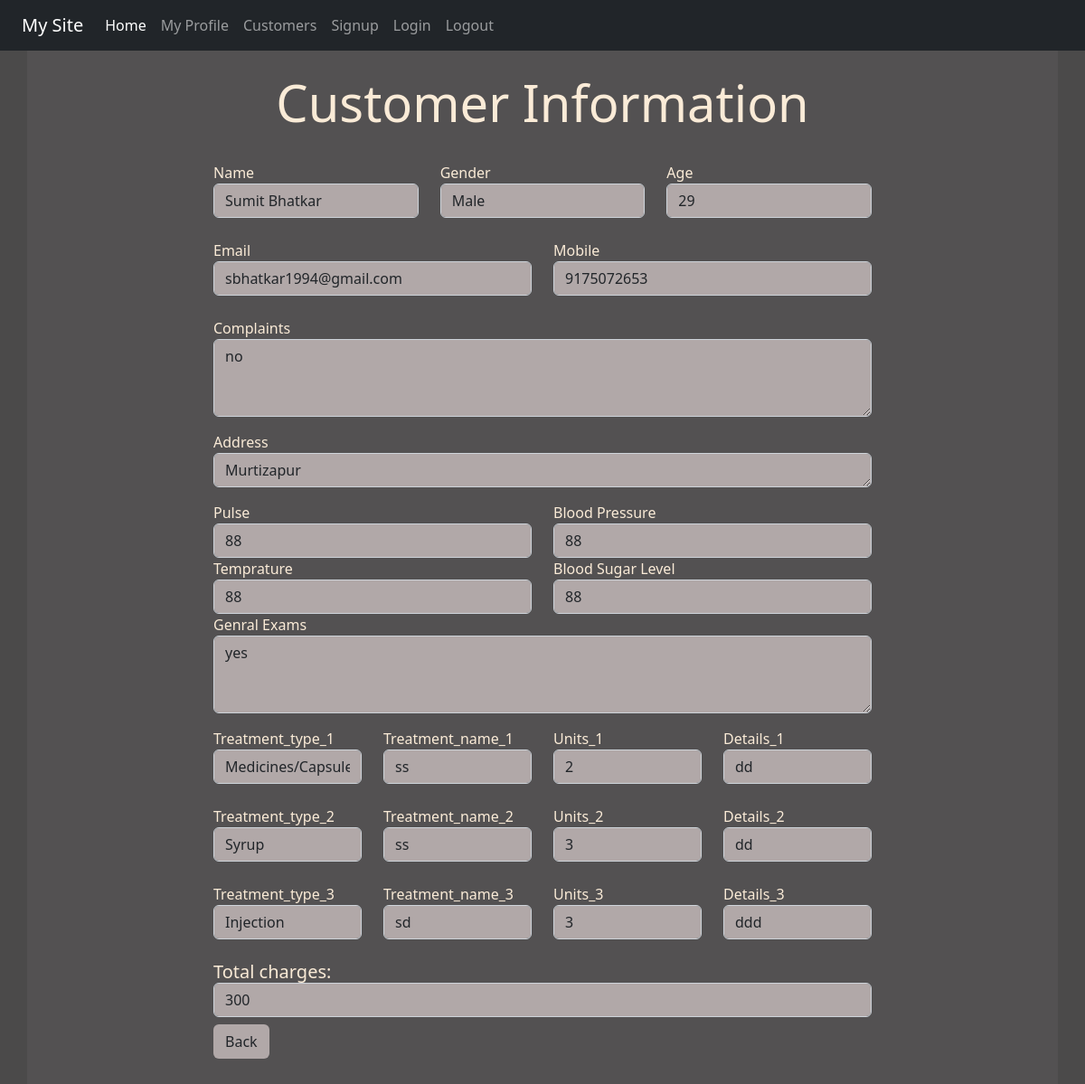
The page /customerall/6 (signed in) on the database its author committed.
### reg/models.py (models this page shows, shortened)
class Customer(models.Model):
    Treatment_Choices = (
        ('Injection','Injection'),('Medicines/Capsules','Medicines/Capsules'),('Syrup' , 'Syrup'),('Tube','Tube')
        )
    GENDER_CHOICES = (
        ('M', 'Male'),
        ('F', 'Female'),
        ('T', 'Transgender')
    )
    created_at = models.DateField(auto_now_add=True, null=True)
    name = models.CharField(max_length=25,blank=True,null=True)
    age = models.IntegerField(blank=True,null=True)
    gender = models.CharField(max_length=1, choices=GENDER_CHOICES,blank=True,null=True)
    email = models.EmailField(max_length=25,blank=True,null=True)
    mobile = models.IntegerField(blank=True,null=True)
    address = models.CharField(max_length=100,blank=True,null=True)
    city = models.CharField(max_length=10,blank=True,null=True)
    complaints = models.CharField(max_length=100,blank=True,null=True)
    pulse = models.CharField(max_length=10,blank=True,null=True)
    blood_pressure = models.CharField(max_length=10,blank=True,null=True)
    temprature = models.CharField(max_length=10,blank=True,null=True)
    blood_suger_level = models.CharField(max_length=10,blank=True,null=True)
    genral_exams = models.CharField(max_length=100,null=True,blank=True)
    treatment_type_1 = models.CharField(max_length=100, choices=Treatment_Choices,blank=True,null=True)
    treatment_name_1 = models.CharField(max_length=100,blank=True,null=True)
    units_1 = models.IntegerField(blank=True,null=True)
    details_1 = models.CharField(max_length=90,blank=True,null=True)
    treatment_type_2 = models.CharField(max_length=100, choices=Treatment_Choices,blank=True,null=True)
    treatment_name_2 = models.CharField(max_length=100,blank=True)
    units_2 = models.IntegerField(blank=True,null=True)
    details_2 = models.CharField(max_length=90,blank=True)
    treatment_type_3 = models.CharField(max_length=100, choices=Treatment_Choices,blank=True,null=True)
    treatment_name_3 = models.CharField(max_length=100,blank=True,null=True)
    units_3 = models.IntegerField(blank=True,null=True)
    details_3 = models.CharField(max_length=90,blank=True,null=True)
    treatment_type_4 = models.CharField(max_length=100, choices=Treatment_Choices,blank=True,null=True)
    treatment_name_4 = models.CharField(max_length=100,blank=True,null=True)
    units_4 = models.IntegerField(blank=True,null=True)
    details_4 = models.CharField(max_length=90,blank=True)
    treatment_type_5 = models.CharField(max_length=100, choices=Treatment_Choices,blank=True,null=True)
    treatment_name_5 = models.CharField(max_length=100,blank=True,null=True)
    units_5 = models.IntegerField(blank=True,null=True)
    details_5 = models.CharField(max_length=90,blank=True,null=True)
    treatment_type_6 = models.CharField(max_length=100, choices=Treatment_Choices,blank=True,null=True)
    treatment_name_6 = models.CharField(max_length=100,blank=True,null=True)
    units_6 = models.IntegerField(blank=True,null=True)
    details_6 = models.CharField(max_length=90,blank=True,null=True)
    total_fees = models.PositiveIntegerField(blank=True, null=True)
    class Meta:
        ordering = ['name']

### reg/views.py (the view)
# urls.py: path('customerall/<int:id>', views.Customers_all, name='viewdata_all'),
def Customers_all(request, id):
    if request.user.is_authenticated:
        pi = Customer.objects.get(pk=id)
        fmm = CustomerReg(instance=pi)
        return render(request, 'reg/customer_all.html',{ 'formm':fmm})
    else:
        return HttpResponseRedirect('/login/')

### reg/templates/reg/customer_all.html (shortened to what this page needs)
{% extends 'reg/base.html' %}
{% block content %}
<div class="jumbotron jumbotron-fluid jumbo-color">
    <div class="container">
        <br>
        <h1 class="text-center display-4 font-weight-bold">Customer Information </h1>
         <br>
        <div class="col-sm-8 offset-2">
            <form action="" method="POST">
                <div class="row">
                    <div class="col-md-4">Name {{formm.name}}</div>
                    <div class="col-md-4">Gender{{formm.gender}}</div>
                    <div class="col-md-4">Age{{formm.age}}</div>
                </div><br>
                <div class="row">
                    <div class="col-md-6">Email{{formm.email}}</div>
                    <div class="col-md-6">Mobile{{formm.mobile}}</div>
                </div><br>
                <div>
                    <p>Complaints{{formm.complaints}}</p>
                    <p>Address {{formm.address}}</p>
                    <div class="row">
                        <div class="col-md-6">Pulse {{formm.pulse}}</div>
                        <div class="col-md-6">Blood Pressure {{formm.blood_pressure}}</div>
                    </div>
                    <div class="row">
                        <div class="col-md-6">Temprature {{formm.temprature}}</div>
                        <div class="col-md-6">Blood Sugar Level {{formm.blood_suger_level}}</div>
                    </div>
                    <p>Genral Exams {{formm.genral_exams}}</p>
                </div>
                {% if formm.treatment_name_1.value != None  %}
                <div class="row">
                    <div class="col-md-3">Treatment_type_1 {{formm.treatment_type_1}}</div>
                    <div class="col-md-3">Treatment_name_1 {{formm.treatment_name_1}}</div>
                    <div class="col-md-3">Units_1 {{formm.units_1}}</div>
                    <div class="col-md-3">Details_1 {{formm.details_1}}</div>
                </div>
                <br>
                {% endif %}
                {% if formm.units_2.value != None  %}
                <div class="row">
                    <div class="col-md-3">Treatment_type_2 {{formm.treatment_type_2}}</div>
                    <div class="col-md-3">Treatment_name_2 {{formm.treatment_name_2}}</div>
                    <div class="col-md-3">Units_2 {{formm.units_2}}</div>
                    <div class="col-md-3">Details_2 {{formm.details_2}}</div>
                </div>
                <br>
                {% endif %}
                {% if formm.treatment_name_3.value != None  %}
                <div class="row">
                    <div class="col-md-3">Treatment_type_3 {{formm.treatment_type_3}}</div>
                    <div class="col-md-3">Treatment_name_3 {{formm.treatment_name_3}}</div>
                    <div class="col-md-3">Units_3 {{formm.units_3}}</div>
                    <div class="col-md-3">Details_3 {{formm.details_3}}</div>
                </div>
                <br>
                {% endif %}
                <h5>Total charges:{{ formm.total_fees }} </h5>
            </form>
            <div><a  href="{% url 'customer' %}" class="btn tablecolor1" >Back</a></div>
            <br>
            <br>
        </div>
    </div>
</div>
{% endblock content %}

### reg/static/reg/css/style.css (style rules this page uses)
body { background-color:rgb(75,74,74); color: antiquewhite; }
.jumbo-color { background-color:rgb(83,81,82); }
.form-control { background-color: rgb(177, 168, 168); }
.tablecolor1 { background-color: rgb(177, 168, 168) }

### rows shown on the page
Customer: name "Sumit Bhatkar", gender "Male", age "29", email "sbhatkar1994@gmail.com", mobile "9175072653", complaints "no", address "Murtizapur", pulse "88", blood_pressure "88", temprature "88", blood_suger_level "88", genral_exams "yes", treatment_type_1 "Medicines/Capsules", treatment_name_1 "ss", units_1 "2", details_1 "dd", treatment_type_2 "Syrup", treatment_name_2 "ss", units_2 "3", details_2 "dd", treatment_type_3 "Injection", treatment_name_3 "sd", units_3 "3", details_3 "ddd", total_fees "300"
